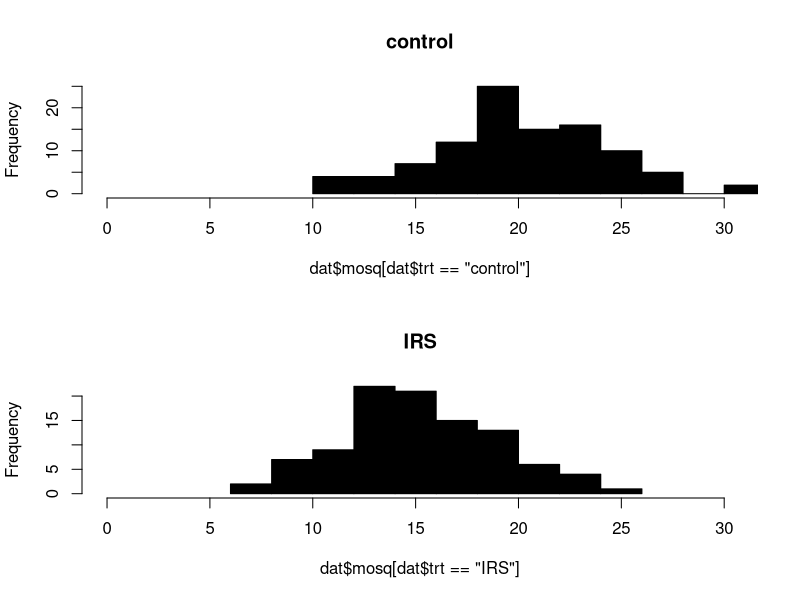
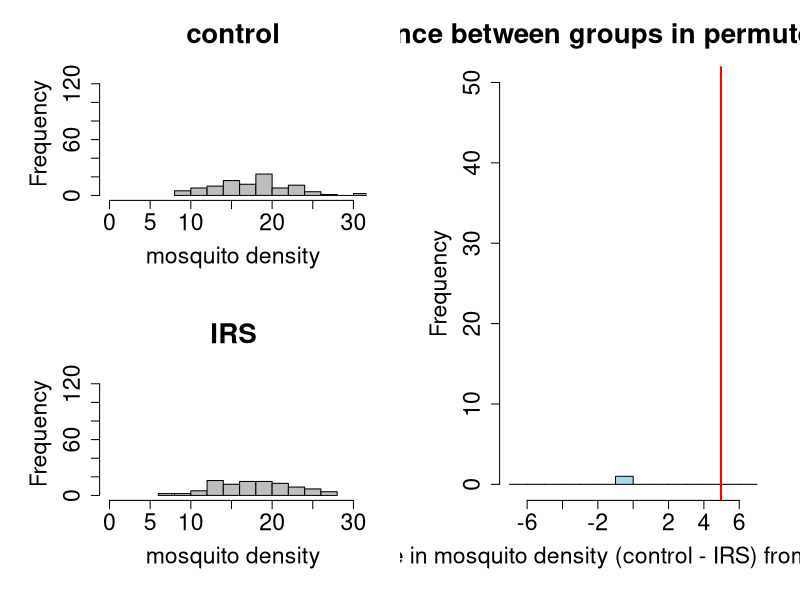
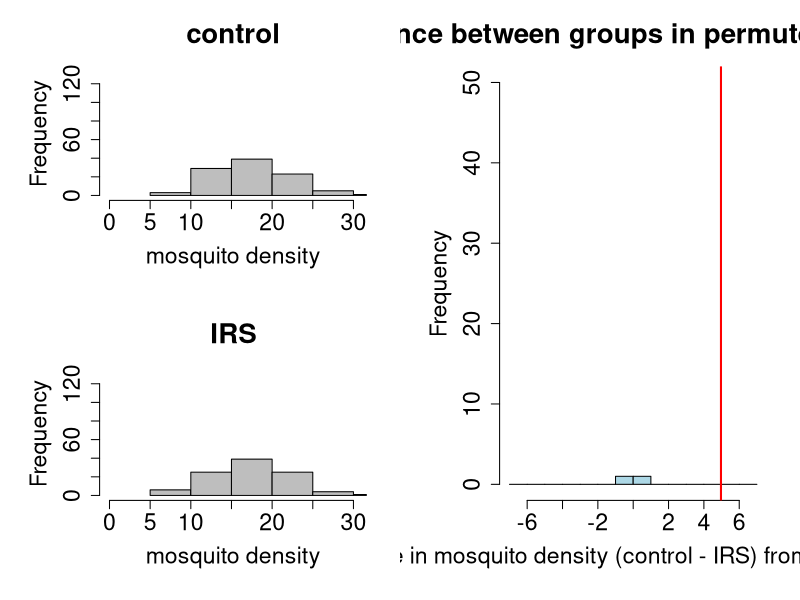
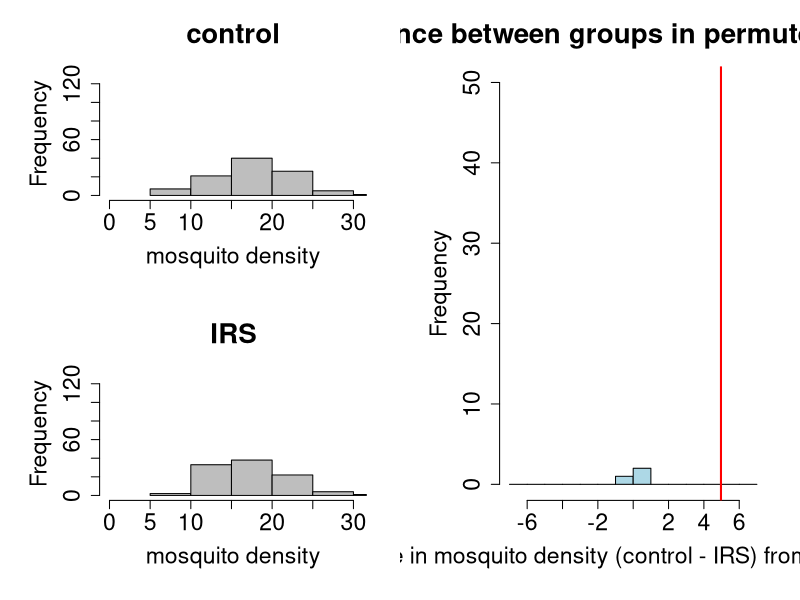
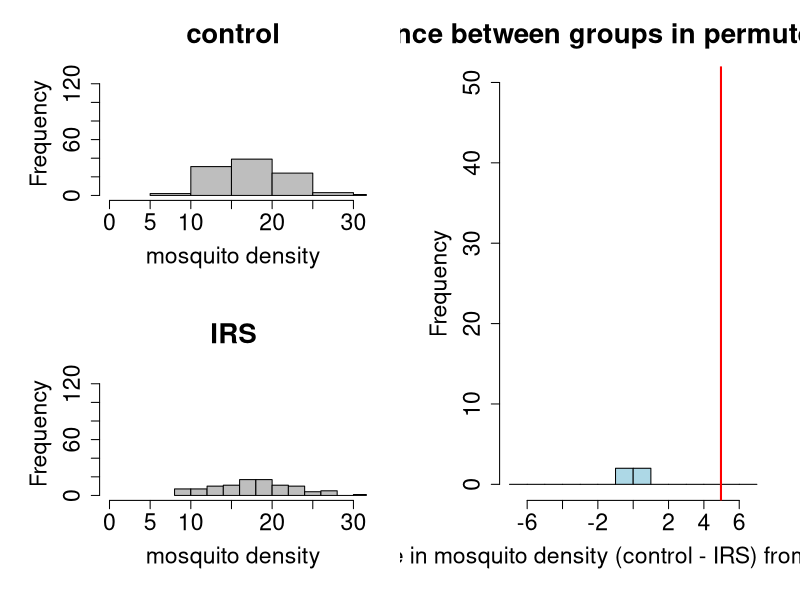
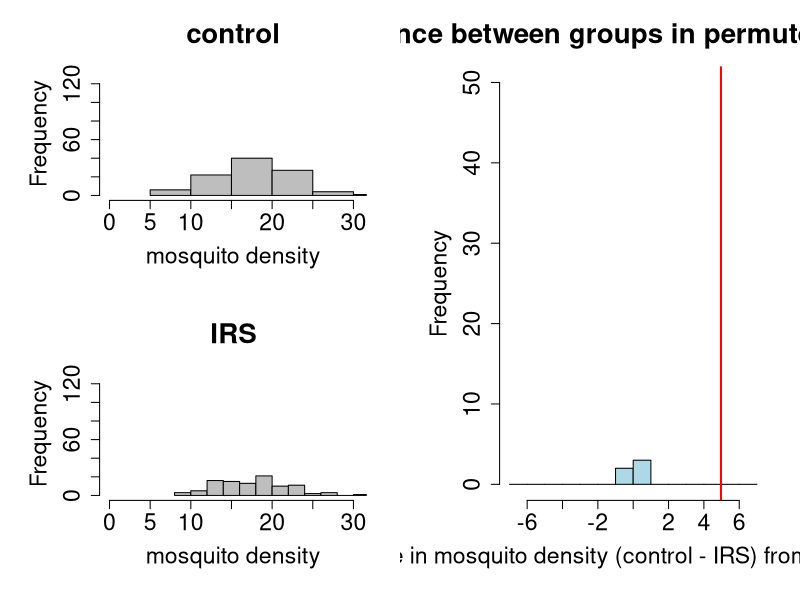
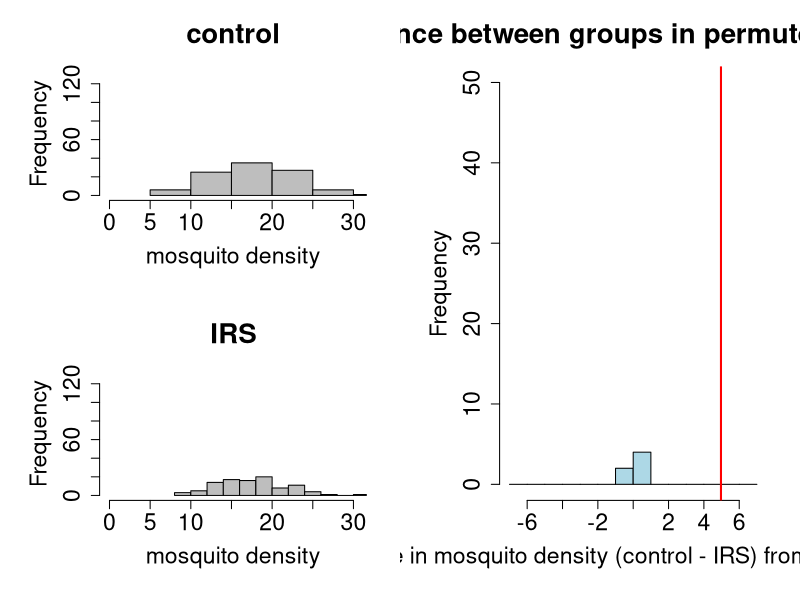
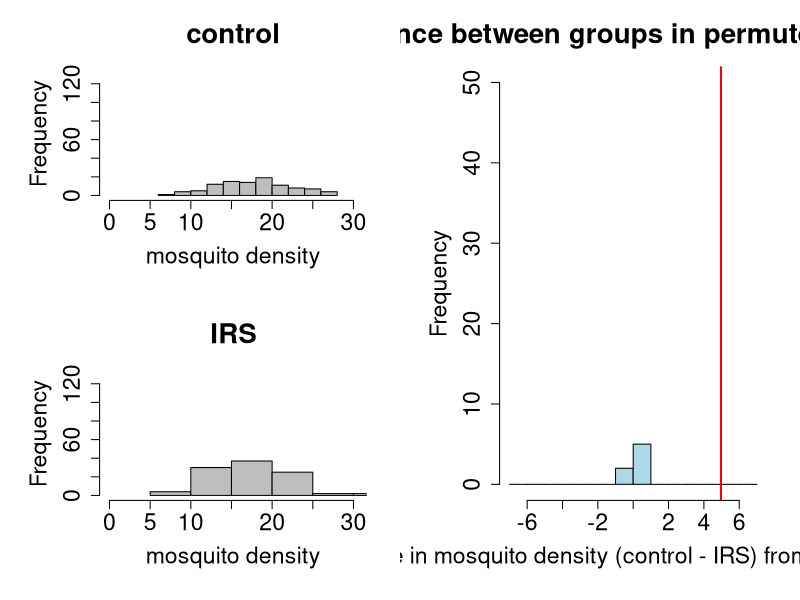

Reproduce these figures in R, in order.
##################################################
## Introduction to Sampling & Variability
## Steve Bellan
## Meaningful Modeling of Epidemiological Data 2014
## African Institute of Mathematical Sciences, Muizenberg, South Africa

## Pick a research question:
## 
## Does mosquito density decrease after Peter applies Indoor Residual Spraying (IRS) of DDT to houses?


## Simulate data based on what we think represents what's really going on. We think IRS reduces
## mosquito density. But by how much? And how much variability is there between each house's
## mosquito density even without spraying? We can simulate data given that we specify these valus
## and a sample size.

n <- 200 ## Simulate n houses in the study

## Next set up a treatment vector with half of houses marked as receiving IRS and the other half
## being control (i.e. non-sprayed)
trt <- rep(c('control','IRS'), each = n/2)
## then specify the 'true' simulated average mosquito density at control & IRS houses
mosq.av <- c(20, 15)
mosq.sd <- c(4, 4) ## also specify standard deviation

## Use the mean & standard deviation to simulate values of mosquito density for each house. Make
## sure you understand this code by learning about ?rep and by seeing what each of the function's
## arguments yield (i.e. rep(mosq.av, each = n/2), rep(mosq.sd, each = n/2))
mosq <- rnorm(n, mean = rep(mosq.av, each = n/2), sd = rep(mosq.sd, each = n/2))
mosq ## simulated mosquito densities
dat <- data.frame(trt, mosq) ## set this up in  data frame
head(dat,10) ## look at the first 10 rows

## Let's look at our data first!!
par(mfrow=c(2,1)) ## set up plot panels with 2 rows 1 column
 
## what's the highest mosquito density in any house? we can use this for our X-axis limit
xmax <- max(mosq)

## Histogram of control houses' mosquito density
hist(dat$mosq[dat$trt=='control'], main = 'control', col='black', xlim=c(0,xmax))
## Histogram of IRS houses' mosquito density
hist(dat$mosq[dat$trt=='IRS'], main = 'IRS', col='black', xlim=c(0,xmax))

## What's the observed difference in average mosquito density between treatment groups?
obs.diff.trt <- mean(dat$mosq[dat$trt=='control'])-mean(dat$mosq[dat$trt=='IRS'])

## But is this effect bigger than expected by chance alone? Or alternatively, what's the probability
## of finding an effect this or more extreme by chance alone IF there was no diffrence between
## treatments (i.e. our null hypothesis)?
 
## This null hypothesis can be restated as saying that there is no difference between treatment
## groups and therefore any difference we see is do to random chance. This means that if we randomly
## re-labeled each house as 'control' or 'IRS' and then re-calculated the difference between groups,
## and then repeat this many times, we can get a null distribution of effect sizes IF there was no
## difference between groups. We can then see how rare it is to see an effect as extreme as what we
## ACTUALLY saw by chance alone.

plot.as.we.go <- T ## change to false to speed this code up, but you won't see plots
layout(matrix(c(1,2,3,3),2,2)) ## set up 2 plots on the left column & 1 on the right (see ?layout)
par(mar = c(6,6,4,2), 'ps' = 20) ## set up some margins and text pointsize (ps)
perms <- 100 ## randomly reassort the data perms times
perm.diff.trt.vector <- rep(NA, perms) ## empty vector to store difference betwen groups in
for(ii in 1:perms) {
  dat.perm <- dat
  dat.perm$trt <- sample(dat.perm$trt, n)
  dat.perm$trt
  ## What is the difference between groups in this permuted data set?
  perm.diff.trt <- mean(dat.perm$mosq[dat.perm$trt=='control'])-mean(dat.perm$mosq[dat.perm$trt=='IRS'])
  perm.diff.trt.vector[ii] <- perm.diff.trt ## store this in the ii-th spot of our vector.
  if(plot.as.we.go) {
    xmax <- max(mosq) ## to have same xmax in both histograms
    ## control histogram for ii-th permutation
    hist(dat.perm$mosq[dat.perm$trt=='control'], xlab = 'mosquito density', 
         main = 'control', col='gray', xlim=c(0,xmax), ylim = c(0,n/1.5))
    ## IRS histogram for ii-th permutation
    hist(dat.perm$mosq[dat.perm$trt=='IRS'], xlab = 'mosquito density', 
         main = 'IRS', col='gray', xlim=c(0,xmax), ylim = c(0,n/1.5))
    ## Histogram of ALL PERMUTATIONS DONE SO FAR, showing the difference between treatment groups by permutation
    hist(perm.diff.trt.vector, xlab = 'difference in mosquito density (control - IRS) from permuted data',
         breaks = -7:7, main = 'difference between groups in permuted data sets',
         col = 'light blue', ylim = c(0,perms/2))
    abline(v=obs.diff.trt, lwd = 2, col = 'red') ## observed difference between groups as a red line
    Sys.sleep(0.3) ## slow R down so it's easier to see. COMMENT THIS LINE OUT IF YOU WANT IT TO GO FAST
  }
}
if(!plot.as.we.go) { ## If not plotting as we go, just plot at the end.
  dev.off()
  ## Histogram of ALL PERMUTATIONS DONE SO FAR, showing the difference between treatment groups by permutation
  hist(perm.diff.trt.vector, xlab = 'difference in mosquito density (control - IRS) from permuted data',
       breaks = -7:7, main = 'difference between groups in permuted data sets',
       col = 'light blue', ylim = c(0,perms/2))
  abline(v=obs.diff.trt, lwd = 2, col = 'red') ## observed difference between groups as a red line
}


## What's the P value here? The P value is the probability of getting an effect as extreme as
## obs.diff.trt or greater by chance alone if there was no real difference between groups. So what
## proportion of permutations in which there was no real difference between groups (because we
## permuted) was as extreme or more extreme than our data?

## We can calculate this using the empirical cumulative distribution function: ?ecdf
## Read the help file for this and try to understand how this works. For example, if we wanted to know what proportion of numbers in the vector
xx <- c(3,7,2,9,-4,8,10,-30,12)
## were less than
yy <- 8
## we could run
ecdf(xx)(yy)
## or
mean(xx<=yy)

## So ecdf(xx)(yy) tells us the proportion of xx than are less than or equal to yy.

## Now we assign the p value to be ecdf(xx)(yy) if the observed difference is less than zero
## (because it correctly gives the lower tail), or to be 1-ecdf(xx)(yy) if it's greater than zero.
pval <- ifelse(obs.diff.trt < 0,
               ecdf(perm.diff.trt.vector)(obs.diff.trt),
               1 - ecdf(perm.diff.trt.vector)(obs.diff.trt))
pval

## If our pval is 0, that means we didn't run enough permutations to have any treatment effects from
## permuted data ever be more extreme than our data. Maybe try more permutations? (But make sure to
## turn plotting off above!)

## Or maybe our effect is so big that its got such a small P Value we're unlikely to ever get an
## effect size from permuted data that is that extreme!


####################################################################################################
####################################################################################################
####################################################################################################
## Do the WHOLE above procedure 'sims' times to see how often our P Value is < .05. How often will
## we reject the null hypothesis and detect an effect with an effect of this size?
##
## We're not going to plot here because it will take too long to do this whole thing
####################################################################################################
sims <- 100
perms <- 1000 ## How many permutations to do to calculate each P Value
pval.vector <- rep(NA, sims) ## set up vector to store P Value from each simulation
n <- 50 ## how many houses in each study?
trt <- rep(c('control','IRS'), each = n/2)
mosq.av <- c(20, 15)
mosq.sd <- c(5, 5)
for(jj in 1:sims) { ## for each study
  print(paste('working on simulation',jj)) ## update us on progress
  ## Simulate data from this study
  mosq <- rnorm(n, mean = rep(mosq.av, each = n/2), sd = rep(mosq.sd, each = n/2))
  ## mosq <- rpois(n, lambda = rep(mosq.av, each = n/2)) ## Poisson option
  dat <- data.frame(trt, mosq) ## set up data frame
  ## What's the real effect from this study?
  obs.diff.trt <- mean(dat$mosq[dat$trt=='control'])-mean(dat$mosq[dat$trt=='IRS'])
  ## set up vector to store differences between treatments in permuted data
  perms.diff.trt <- rep(NA, perms) 
  for(ii in 1:perms) { ## for each permutation
    dat.perm <- dat ## copy dat to dat.perm
    dat.perm$trt <- sample(dat.perm$trt, n) ## permute treatment variable
    ## Calculate difference betwen treatments in this permutation
    cont.mean <- mean(dat.perm$mosq[dat.perm$trt=='control'])
    irs.mean <- mean(dat.perm$mosq[dat.perm$trt=='IRS'])
    perm.diff.trt.vector[ii] <- cont.mean - irs.mean
  }
  ## Calculate P value using empirical cumulative distribution function
  pval.vector[jj] <- ifelse(obs.diff.trt < 0,
                            ecdf(perm.diff.trt.vector)(obs.diff.trt),
                            1 - ecdf(perm.diff.trt.vector)(obs.diff.trt))
}

## So we did (or simulated) this study 'sims' times, and each time we did it, we used a permutation
## test to calculate a P value for the probability of getting a difference as or more extreme than
## our observed difference between groups. Here are the P Values for this:
print(pval.vector)

## How often did we detect the effect (i.e. reject the null hypothesis of no effect) assuming that
## we say the effect is statistically significant for P < .05?
power <- mean(pval.vector < .05)
power

## Power is the probability of detecting an effect, which can be determined by simulating a study
## numerous times and seeing how often an effect is detected given sample size, effect size, and
## random variation in the data.

####################################################################################################
####################################################################################################
####################################################################################################
## Simulate a CONFOUNDER
####################################################################################################

## Do matches cause lung cancer?
## Could cigarette smoking confound this relationship?

## We found 200 30 year olds, and asked them if they smoke and whether they had matches on them. We
## then came back in 30 more years (when they're 60) and found out how many of them got lung cancer
## (this is like a cohort study).

## We are primarily interested in whether matches cause lung cancer. Let's imagine that we found
n <- 200
## n 30 year olds, half of whom didn't smoked, and half of whom did smoke
cig <- rep(0:1, each = n/2)

## Let's then say that the probability nonsmokers had matches on them was 20%, and 60% for smokers
matc.prob <- c(.2, .8)
## and randomly sample 0's & 1's to see whether they have matches or not
matc <- rbinom(n, 1, p = rep(matc.prob, each = n/2))

## Let's then assume that 10% of nonsmokers & 40% of smokers get cancer from ages 30-60yrs.
canc.prob <- c(.1,.4)
## and randomly simulate cancer in these people based on their smoking status at age 30.
canc <- rbinom(n, 1, p = rep(canc.prob, each = n/2))

## Assemble this into a data frame.
dat <- data.frame(matc, cig, canc)
head(dat,20)

## What was the cumulative incidence of cancer in our cohort?
mean(dat$canc)

## What about in match-users?
p.canc.matc <- mean(dat$canc[dat$matc==1])
p.canc.matc

## What about in non-match-users?
p.canc.nmatc <- mean(dat$canc[dat$matc==0])
p.canc.nmatc

## What's the cumulative incidence ratio of these?
ciratio <- p.canc.matc/p.canc.nmatc
ciratio

## So match users appear to have higher rates of cancer.

## Let's calculate the odds (p/(1-p)) since that's what we will do in logistic regression.
o.canc.matc <- p.canc.matc / (1-p.canc.matc)
o.canc.nmatc <- p.canc.nmatc / (1-p.canc.nmatc)

o.canc.matc ## odds of cancer amongst match users
o.canc.nmatc ## odds of cancer amongst non-match users

oratio <- o.canc.matc / o.canc.nmatc ## odds ratio
oratio

## Let's do a logistic regression model of cancer vs matches. ?glm
mod <- glm(canc ~ matc, family = binomial('logit'), data = dat)
summary(mod)
## From this output, we are ONLY interested in the line for matc for now, because it tells us the
## log-odds ratio estimate, its standard error, & P Value.

## Let's look at the log(odds ratio):
coefficients(mod)['matc']

or <- exp(coefficients(mod)['matc']) ## odds ratio
or.cis <- exp(confint(mod)['matc',]) ## & odds ratio confidence intervals
or
or.cis

## So our P Value < .05 and our odds ratio (OR) confidence ratio does not
## overlap 1 for matches, meaning that our effect estimate is significantly greater than 1.


## What happens if we control for smoking in this analyses via a multivariate regression.
mod2 <- glm(canc ~ matc + cig, family = binomial, data = dat)
summary(mod2)

## No longer significant!
exp(coefficients(mod2)[c('matc','cig')])
exp(confint(mod2)[c('matc','cig'),])
